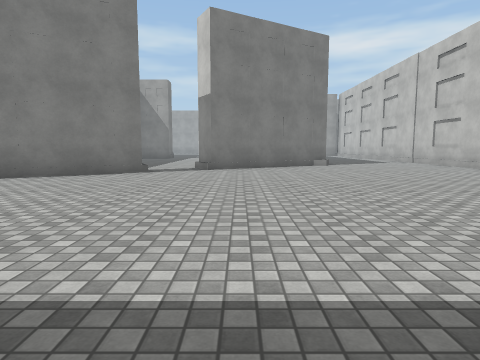
View 1 (above)

18 first-person views from a walk through a 3-D level made in the Unity game engine. The camera is 1.3 m above the floor, tilts 6° down and sees 75° across. The floor is counted in squares, 2 m on a side. Each view is taken from the middle of a square. On the plan, view 1 faces up. The plan holds only what a view shows up to about 10 squares ahead; the rest is blank. The place goes on beyond the plan. The player is left out. Surface patterns are stand-ins for the level's own textures.

View 2
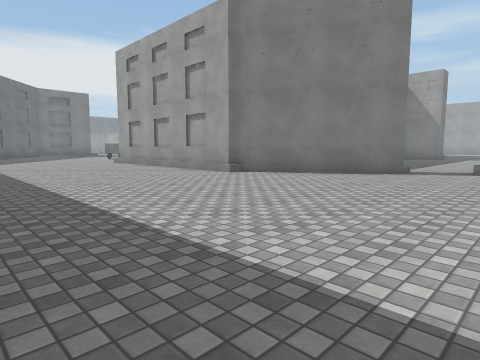

View 3
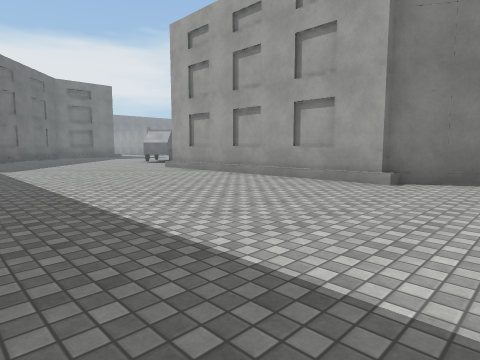

View 4
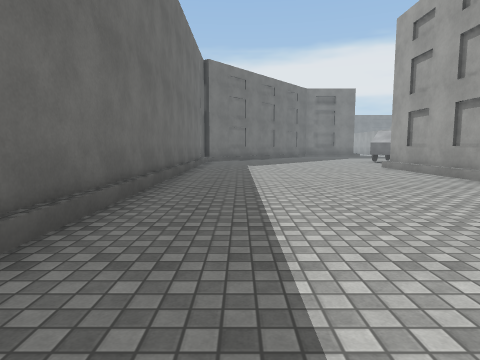

View 5
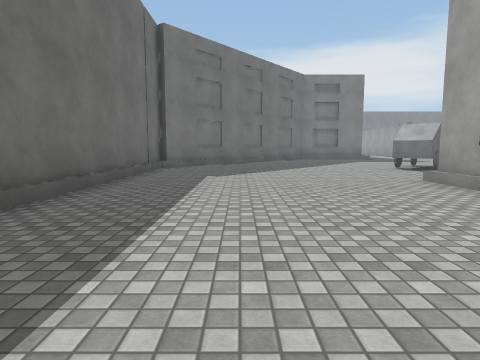

View 6
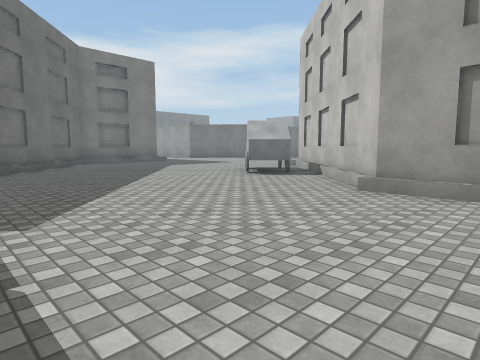

View 7
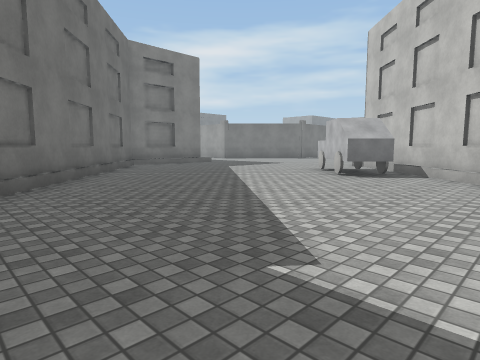

View 8
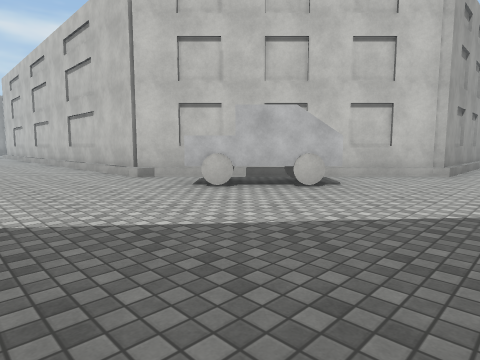

View 9
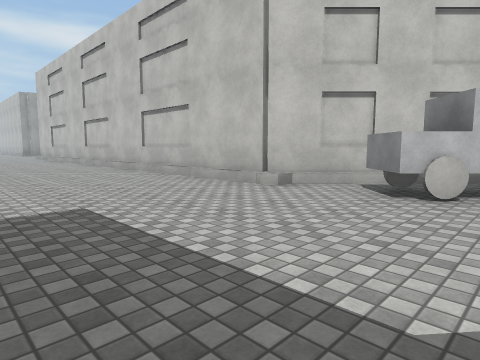

View 10
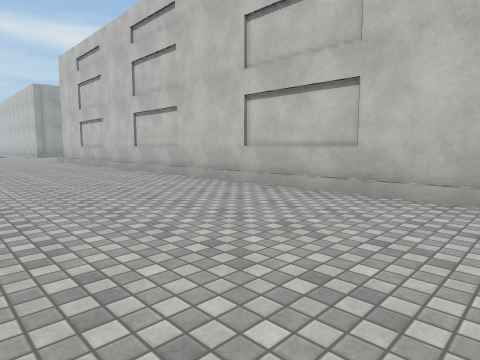

View 11
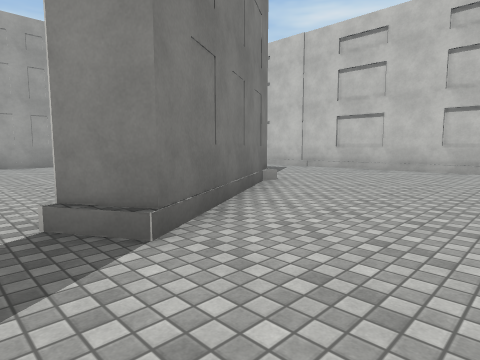

View 12
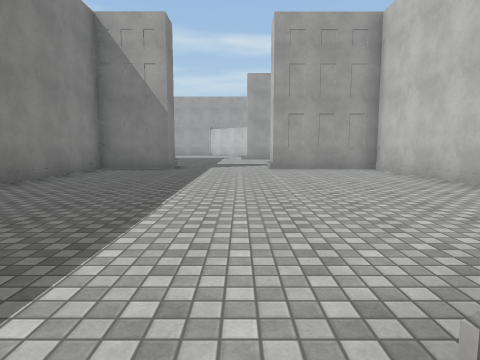

View 13
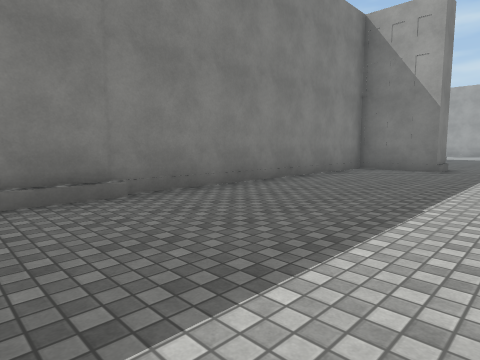

View 14
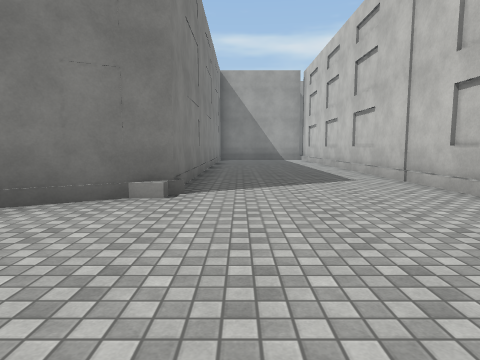

View 15
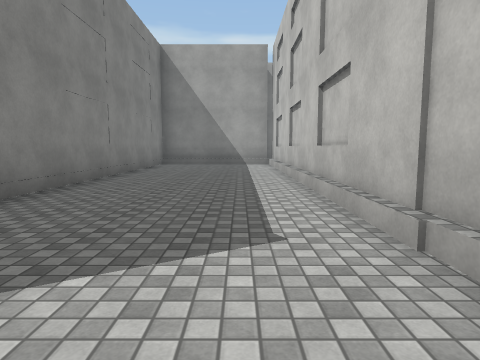

View 16
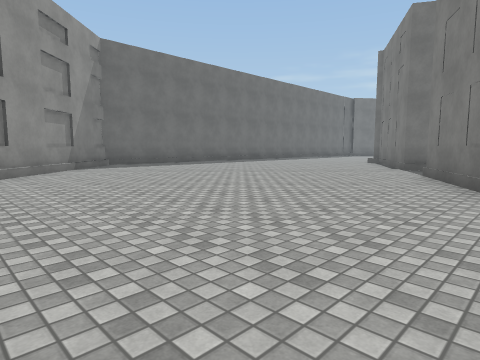

View 17
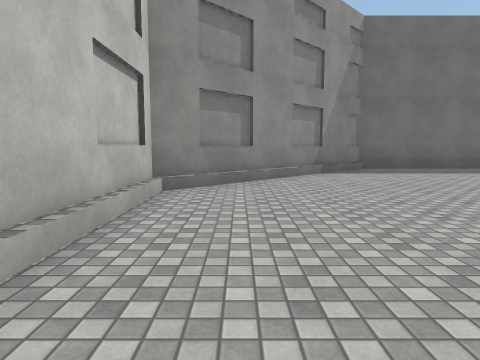

View 18
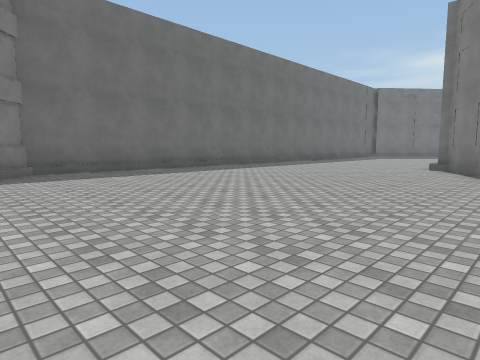

### Floor plan
Key: @ floor where view 1 was taken; # wall or solid block; . floor; / step, stairs or slope; C car; O other object.
Columns run from 22 left of view 1 to 7 right of it. Each row starts with its distance up from view 1.
 21  .../#                   #...O
 20  .../#                   #...O
 19  .../#          OO...OOO #...O
 18  .../#         #........##...O
 17  .../#         #........##...O
 16  .../#         #........##...O
 15 ..../#         #........##...O
 14 ..../#         #........##...O
 13 ..../#         #........ #.../
 12 ..../#         #........ #.../
 11 ..../#         #/...... O/.../
 10 ..../OO         /....OOO...../
  9 .....COO        /....O......./
  8 ....CCCOO         OO........./
  7 ......C.OO       OO........../
  6  ........OOOOOO O............/
  5 ............................./
  4 .............................O
  3 OO..........................O
  2  OO........................O
  1    O......................OO
  0     O.................@..O
 -1      OOOOOOOOOOOOO  OOOOOO

Where each view was taken, in squares from view 1:
view 1: 0 up, 0 right, facing up
view 2: 0 up, 0 right, facing up-left
view 3: 0 up, 4 left, facing up-left
view 4: 1 up, 3 left, facing left
view 5: 2 up, 7 left, facing left
view 6: 1 up, 11 left, facing up-left
view 7: 0 up, 13 left, facing up-left
view 8: 4 up, 21 left, facing up-right
view 9: 7 up, 22 left, facing up-right
view 10: 11 up, 22 left, facing up-right
view 11: 7 up, 2 left, facing up-right
view 12: 9 up, 2 left, facing up
view 13: 9 up, 2 left, facing up-left
view 14: 7 up, 4 right, facing up
view 15: 11 up, 6 right, facing up
view 16: 11 up, 7 right, facing down-left
view 17: 9 up, 6 right, facing down
view 18: 8 up, 4 right, facing down-left
